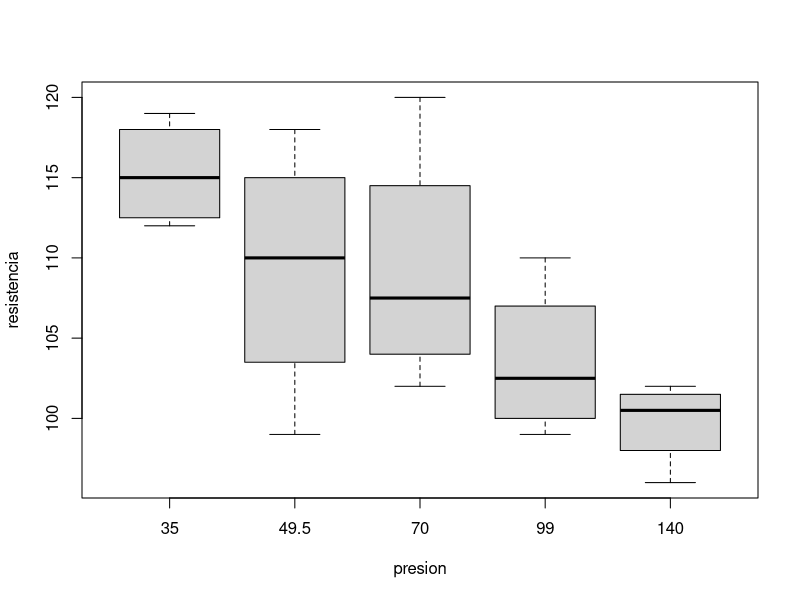

This chart was generated by the following R code:
# problema 8
# primero ponemos los datos en un objeto
presion <- c(35, 35, 35, 35,
              49.5, 49.5, 49.5, 49.5,
              70, 70, 70, 70,
              99, 99, 99, 99,
              140, 140, 140, 140)

resistencia <- c(112, 119, 117, 113,
                 108, 99, 112, 118,
                 120, 106, 102, 109,
                 110, 101, 99, 104,
                 100, 102, 96, 101)

datos <- data.frame(presion, resistencia)

# ahora los graficamos
boxplot(resistencia~presion, data=datos)
